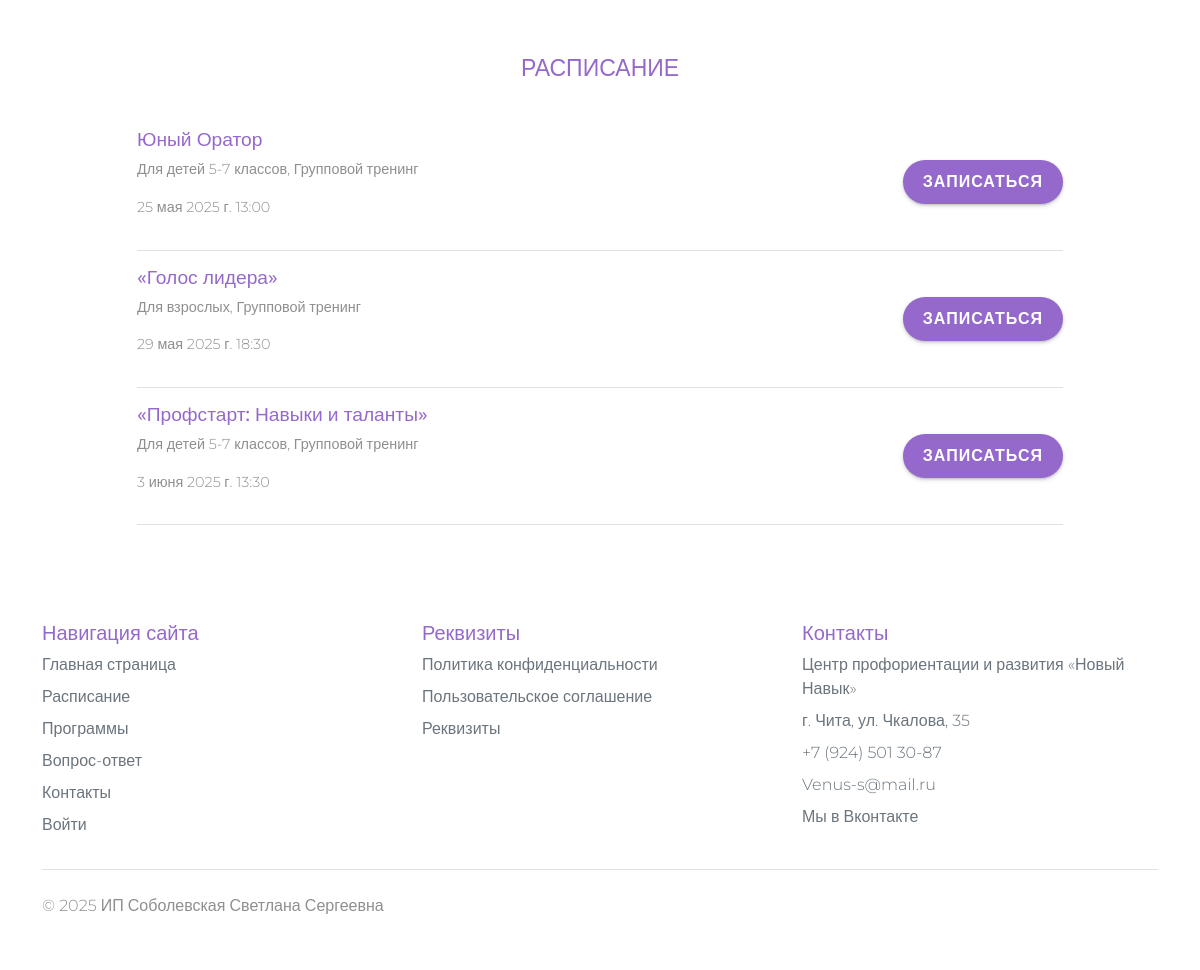
Page /schedule/ on the committed database.
### app_service/models.py (models this page shows, shortened)
class Program(models.Model):
    CATEGORY_CHOICES = [
        ('children_5_7', 'Для детей 5-7 классов'),
        ('school_8_11', 'Для школьников 8-11 классов'),
        ('adults', 'Для взрослых'),
        ('group', 'Групповой тренинг'),
    ]
    title = models.CharField(max_length=50, verbose_name='Название услуги')
    description = models.TextField(verbose_name='Описание')
    price = models.IntegerField(verbose_name='Цена')
    category = MultiSelectField(
        max_length=200,
        choices=CATEGORY_CHOICES,
        verbose_name='Категории',
        blank=False
    )
    benefits_list = models.TextField(verbose_name='Что дает программа?')
    image = models.FileField(upload_to='programs/', verbose_name='Баннер программы')
    start_date = models.DateTimeField(blank=True, null=True, verbose_name='Дата проведения')

### www/views.py (the view)
# urls.py: path('schedule/', SchedulePageView.as_view(), name='schedule'),
class SchedulePageView(TemplateView):
    template_name = 'www/schedule.html'
    def get_context_data(self, **kwargs):
        context = super().get_context_data(**kwargs)
        context.update({
            'programs': Program.objects.all(),
        })
        return context

### templates/www/schedule.html (shortened to what this page needs)
{% extends 'base.html' %}
{% load static %}
{% block main %}
    <div class="container my-5">
        <div class="row justify-content-center">
            <div class="col-lg-10">
                <h1 class="text-center mb-4">Расписание</h1>
                {% for program in programs %}
                    {% if program.start_date|default_if_none:"" %}
                        <div class="schedule-item">
                            <div class="d-flex justify-content-between align-items-center">
                                <div class="flex-grow-1">
                                    <h4 class="course-title">{{ program.title }}</h4>
                                    <p class="description">{{ program.category }}</p>
                                    <p class="description">{{ program.start_date }}</p>
                                </div>
                                <a href="{% url 'app_service:program_detail' program.pk %}" class="btn btn-purple">Записаться</a>
                            </div>
                        </div>
                    {% endif %}
                {% endfor %}
            </div>
        </div>
    </div>
{% endblock %}

### static/css/style_main.css (style rules this page uses)
* { box-sizing: border-box; }
body { color: #8f8f8f; background: white; font-family: "Montserrat", sans-serif; font-weight: 300; -webkit-font-smoothing: antialiased; }
a { text-decoration: none; }
h1 { font-size: 23px; line-height: 1.8; text-transform: uppercase; color: #9569cb; }
h2, h3, h4, h5 { color: #9569cb; }
.row { row-gap: 1rem; }
.btn-purple { background-color: var(--bs-purple); color: white; border: none; padding: 10px 20px; font-family: "Montserrat", sans-serif; text-transform: uppercase; letter-spacing: 1px; border-radius: 5px; cursor: pointer; transition: all 0.3s ease; box-shadow: rgba(50, 50, 93, 0.25) 0px 2px 5px -1px, rgba(0, 0, 0, 0.3) 0px 1px 3px -1px; }

### templates/www/schedule.html (style rules this page uses)
.btn-purple { background-color: #9569CB; color: white; border-radius: 25px; padding: 10px 20px; font-weight: bold; transition: background-color 0.3s ease; }
.schedule-item { border-bottom: 1px solid #e0e0e0; padding: 15px 0; }
.course-title { font-size: 1.2rem; }
.description { margin-top: 5px; font-size: 0.9rem; }

### rows in the picture
Program: title "Юный Оратор", category "Для детей 5-7 классов, Групповой тренинг", start_date "25 мая 2025 г. 13:00"
Program: title "«Голос лидера»", category "Для взрослых, Групповой тренинг", start_date "29 мая 2025 г. 18:30"
Program: title "«Профстарт: Навыки и таланты»", category "Для детей 5-7 классов, Групповой тренинг", start_date "3 июня 2025 г. 13:30"
